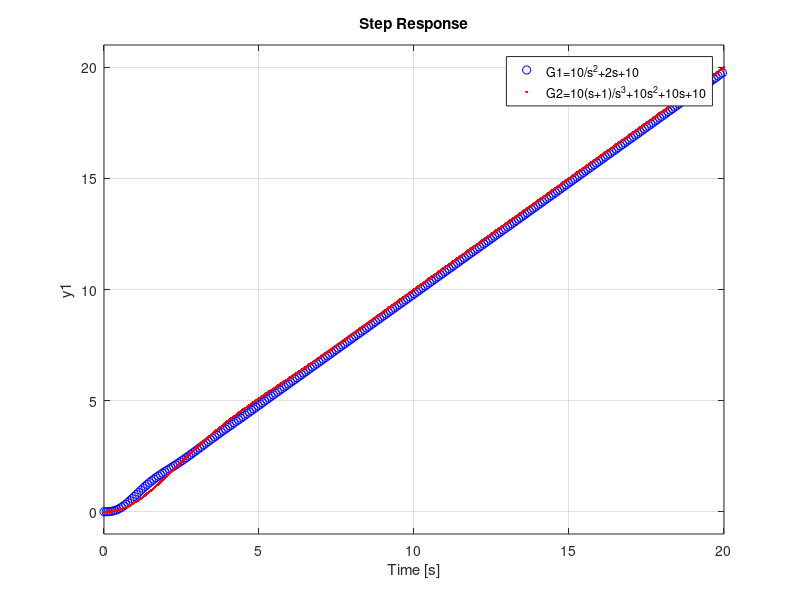

Source code (MATLAB):
clc;
g1=tf(10,[1 2 10]);
g2=tf([10 10],[1 10 10 10]);
g3=tf(10,[1 2 10 0]);
g4=tf([10 10],[1 10 10 10 0]);
subplot(1,2,1);
step(g1,'b',g2,'r');
legend('G1=10/s^2+2s+10','G2=10(s+1)/s^3+10s^2+10s+10');
subplot(1,2,2);
step(g3,'bo',g4,'r.');
legend('G1=10/s^2+2s+10','G2=10(s+1)/s^3+10s^2+10s+10');
